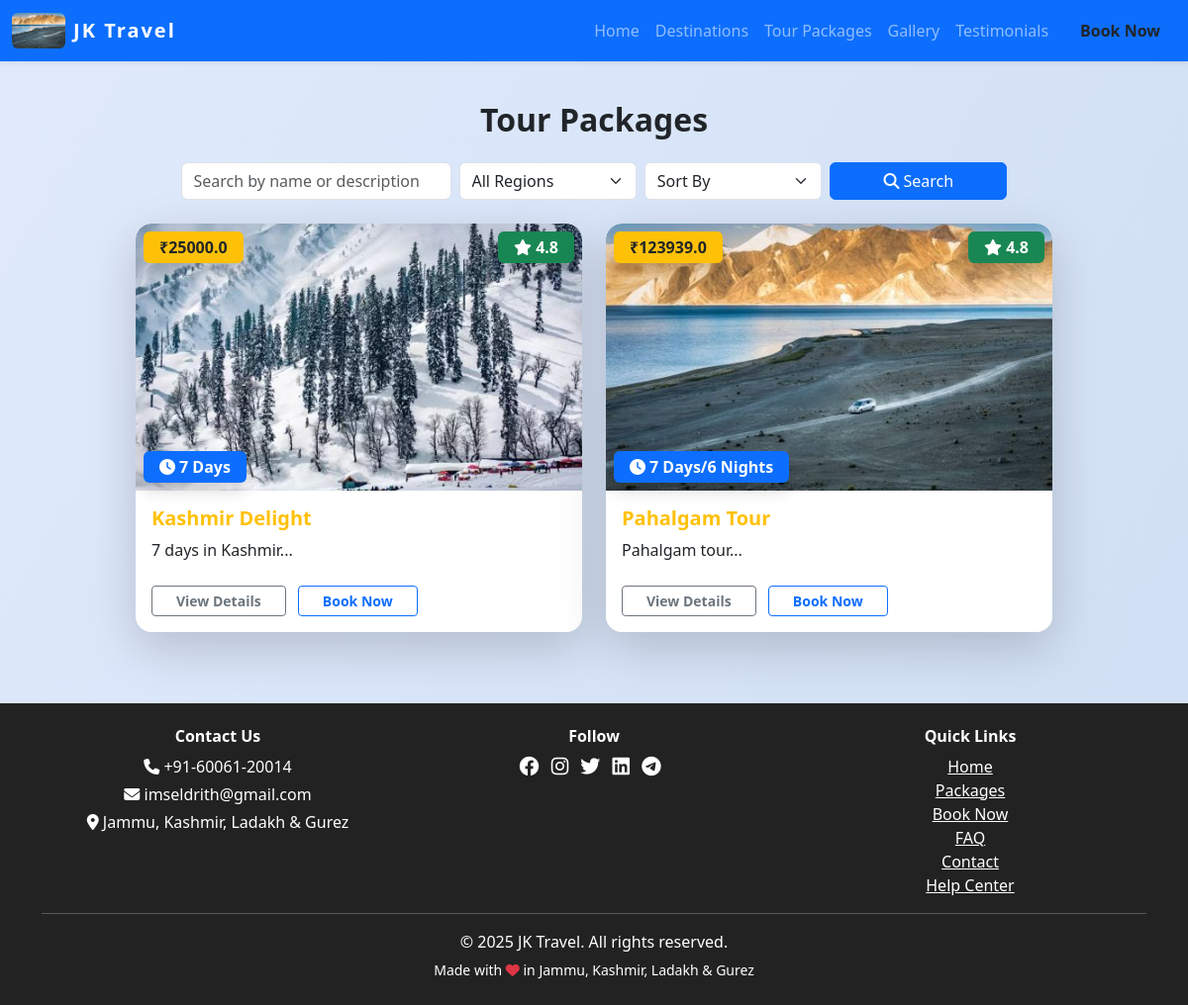
Page /packages on the committed database.
### models.py (models this page shows, shortened)
class SiteSettings(db.Model):
    id = db.Column(db.Integer, primary_key=True)
    site_name = db.Column(db.String(120), default='JKLG Travel')
    site_title = db.Column(db.String(200), default='JKLG Travel - Explore Jammu, Kashmir, Ladakh & Gurez')
    logo = db.Column(db.String(200))
    phone = db.Column(db.String(30), default='+91-12345-67890')
    email = db.Column(db.String(120), default='info@jklgtravel.com')
    address = db.Column(db.String(200), default='Jammu, Kashmir, Ladakh & Gurez')
    facebook = db.Column(db.String(120))  # Username only
    instagram = db.Column(db.String(120))  # Username only
    twitter = db.Column(db.String(120))  # Username only
    linkedin = db.Column(db.String(120))  # Username only
    youtube = db.Column(db.String(120))  # Channel/user ID only
    whatsapp = db.Column(db.String(30))  # Number only
    telegram = db.Column(db.String(120))  # Username only
    meta_description = db.Column(db.String(300))
    about = db.Column(db.Text)
    google_analytics_id = db.Column(db.String(32))
    show_facebook = db.Column(db.Boolean, default=True)
    show_instagram = db.Column(db.Boolean, default=True)
    show_twitter = db.Column(db.Boolean, default=True)
    show_linkedin = db.Column(db.Boolean, default=True)
    show_youtube = db.Column(db.Boolean, default=True)
    show_whatsapp = db.Column(db.Boolean, default=True)
    show_telegram = db.Column(db.Boolean, default=True)
    hero_title = db.Column(db.String(200), default='Discover Jammu, Kashmir, Ladakh & Gurez')
    hero_subtitle = db.Column(db.String(300), default='Unforgettable journeys, breathtaking landscapes, and curated experiences await you.')
    hero_bg_image = db.Column(db.String(200), default='hero_default.jpg')  # New field for background image
    hero_slides = db.Column(db.Text)  # JSON: [{"title":..., "subtitle":..., "image":..., "animation_title":..., "animation_subtitle":...}, ...]
    hero_slide_interval = db.Column(db.Integer, default=5)  # Interval in seconds for hero carousel

class TourPackage(db.Model):
    id = db.Column(db.Integer, primary_key=True)
    title = db.Column(db.String(120), nullable=False)
    description = db.Column(db.Text, nullable=False)
    price = db.Column(db.Float, nullable=False)
    duration = db.Column(db.String(50), nullable=False)
    image = db.Column(db.String(200))  # Add image field for upload
    places = db.relationship('Place', secondary='package_places', backref='packages')
    itinerary = db.Column(db.Text)
    accommodations = db.Column(db.Text)
    included = db.Column(db.Text)
    excluded = db.Column(db.Text)
    custom_destinations = db.Column(db.String(500))  # New field for manual destinations
    published = db.Column(db.Boolean, default=False)  # New field for published status

### views.py (the view)
@main.route('/packages')
def packages():
    page = request.args.get('page', 1, type=int)
    per_page = 6
    q = request.args.get('q', '').strip()
    region = request.args.get('region', '').strip()
    sort = request.args.get('sort', '')
    query = TourPackage.query
    if q:
        query = query.filter((TourPackage.title.ilike(f'%{q}%')) | (TourPackage.description.ilike(f'%{q}%')))
    if region:
        query = query.join(TourPackage.places).filter_by(region=region)
    if sort == 'price_asc':
        query = query.order_by(TourPackage.price.asc())
    elif sort == 'price_desc':
        query = query.order_by(TourPackage.price.desc())
    elif sort == 'duration_asc':
        query = query.order_by(TourPackage.duration.asc())
    elif sort == 'duration_desc':
        query = query.order_by(TourPackage.duration.desc())
    pagination = query.paginate(page=page, per_page=per_page, error_out=False)
    packages = pagination.items
    return render_template('packages.html', packages=packages, pagination=pagination)

### views.py (called while the page is built)
@main.context_processor
def inject_site_settings():
    settings = SiteSettings.query.first()
    return dict(site_settings=settings)

### templates/packages.html (shortened to what this page needs)
{% extends 'base.html' %}
{% block content %}
<h2 class="section-title text-center">Tour Packages</h2>
<form method="get" class="row g-2 mb-4 justify-content-center">
  <div class="col-md-3">
    <input type="text" class="form-control" name="q" placeholder="Search by name or description" value="{{ request.args.get('q', '') }}">
  </div>
  <div class="col-md-2">
    <select class="form-select" name="region">
      <option value="">All Regions</option>
    </select>
  </div>
  <div class="col-md-2">
    <select class="form-select" name="sort">
      <option value="">Sort By</option>
    </select>
  </div>
  <div class="col-md-2">
    <button class="btn btn-primary w-100" type="submit"><i class="fa fa-search me-1"></i>Search</button>
  </div>
</form>
<div class="row mb-5 justify-content-center">
    {% for package in packages %}
    <div class="col-md-5 mb-4 animate__animated animate__zoomIn">
        <div class="card h-100 border-0 shadow-lg position-relative package-card">
            <div class="position-relative">
                <img src="{{ url_for('static', filename='packages/' + package.image) if package.image else 'https://via.placeholder.com/600x400?text=Package' }}" class="card-img-top" alt="{{ package.title }}" style="height: 270px; object-fit: cover; border-radius: 1rem 1rem 0 0;">
                <span class="badge bg-warning text-dark position-absolute top-0 start-0 m-2 fs-6 px-3 py-2 shadow">₹{{ package.price }}</span>
                <span class="badge bg-primary position-absolute bottom-0 start-0 m-2 fs-6 px-3 py-2 shadow"><i class="fa fa-clock me-1"></i>{{ package.duration }}</span>
                <span class="badge bg-success position-absolute top-0 end-0 m-2 fs-6 px-3 py-2 shadow"><i class="fa fa-star"></i> {{ package.rating if package.rating else '4.8' }}</span>
            </div>
            <div class="card-body pt-3">
                <h5 class="card-title text-warning fw-bold mb-2">{{ package.title }}</h5>
                <p class="card-text mb-3">{{ package.description[:120] }}...</p>
                <a href="/packages/{{ package.id }}" class="btn btn-outline-secondary btn-sm mt-2 px-4 fw-bold me-2">View Details</a>
                <a href="/book?package={{ package.title|urlencode }}" class="btn btn-outline-primary btn-sm mt-2 px-4 fw-bold">Book Now</a>
            </div>
        </div>
    </div>
    {% endfor %}
</div>
{% endblock %}

### templates/base.html (shortened to what this page needs)
<!DOCTYPE html>
<html lang="en">
<head>
    <link rel="stylesheet" href="https://cdn.jsdelivr.net/npm/bootstrap@5.3.0/dist/css/bootstrap.min.css">
    <link rel="stylesheet" href="https://cdnjs.cloudflare.com/ajax/libs/font-awesome/6.4.0/css/all.min.css">
</head>
<body>
    <nav class="navbar navbar-expand-lg navbar-dark bg-primary shadow-sm">
        <div class="container-fluid">
            <a class="navbar-brand d-flex align-items-center gap-2" href="/">
                {% if site_settings and site_settings.logo %}
                    <img src="{{ url_for('static', filename='uploads/' ~ site_settings.logo) }}" alt="Logo" style="height:36px; width:auto; border-radius:6px;">
                {% else %}
                    <i class="fa fa-mountain-sun fa-lg"></i>
                {% endif %}
                {{ site_settings.site_name if site_settings and site_settings.site_name else 'JKLG Travel' }}
            </a>
            <div class="collapse navbar-collapse" id="navbarNav">
                <ul class="navbar-nav ms-auto">
                    <li class="nav-item"><a class="nav-link" href="/">Home</a></li>
                    <li class="nav-item"><a class="nav-link" href="/places">Destinations</a></li>
                    <li class="nav-item"><a class="nav-link" href="/packages">Tour Packages</a></li>
                    <li class="nav-item"><a class="nav-link" href="/gallery">Gallery</a></li>
                    <li class="nav-item"><a class="nav-link" href="/testimonials">Testimonials</a></li>
                    <li class="nav-item"><a class="nav-link btn btn-warning text-dark ms-2 px-3 fw-bold" href="/book">Book Now</a></li>
                </ul>
            </div>
        </div>
    </nav>
    <div class="container mt-4">
        {% block content %}{% endblock %}
    </div>
    <footer class="footer text-center mt-5">
        <div class="container">
            <div class="row mb-2">
                <div class="col-md-4 mb-2 mb-md-0">
                    <h6 class="fw-bold">Contact Us</h6>
                    <p class="mb-1"><i class="fa fa-phone"></i> {{ site_settings.phone if site_settings and site_settings.phone else '+91-12345-67890' }}</p>
                    <p class="mb-1"><i class="fa fa-envelope"></i> {{ site_settings.email if site_settings and site_settings.email else 'info@jklgtravel.com' }}</p>
                    <p class="mb-1"><i class="fa fa-map-marker-alt"></i> {{ site_settings.address if site_settings and site_settings.address else 'Jammu, Kashmir, Ladakh & Gurez' }}</p>
                </div>
                <div class="col-md-4 mb-2 mb-md-0">
                    <h6 class="fw-bold">Follow</h6>
                    {% if site_settings and site_settings.facebook and site_settings.show_facebook %}
                        <a href="https://facebook.com/{{ site_settings.facebook }}" class="me-2 text-white"><i class="fab fa-facebook fa-lg"></i></a>
                    {% endif %}
                    {% if site_settings and site_settings.instagram and site_settings.show_instagram %}
                        <a href="https://instagram.com/{{ site_settings.instagram }}" class="me-2 text-white"><i class="fab fa-instagram fa-lg"></i></a>
                    {% endif %}
                    {% if site_settings and site_settings.twitter and site_settings.show_twitter %}
                        <a href="https://x.com/{{ site_settings.twitter }}" class="me-2 text-white"><i class="fab fa-twitter fa-lg"></i></a>
                    {% endif %}
                    {% if site_settings and site_settings.linkedin and site_settings.show_linkedin %}
                        <a href="https://linkedin.com/in/{{ site_settings.linkedin }}" class="me-2 text-white"><i class="fab fa-linkedin fa-lg"></i></a>
                    {% endif %}
                    {% if site_settings and site_settings.telegram and site_settings.show_telegram %}
                        <a href="https://t.me/{{ site_settings.telegram }}" class="me-2 text-white"><i class="fab fa-telegram fa-lg"></i></a>
                    {% endif %}
                </div>
                <div class="col-md-4">
                    <h6 class="fw-bold">Quick Links</h6>
                    <a href="/" class="d-block text-white">Home</a>
                    <a href="/packages" class="d-block text-white">Packages</a>
                    <a href="/book" class="d-block text-white">Book Now</a>
                    <a href="/faq" class="d-block text-white">FAQ</a>
                    <a href="/contact" class="d-block text-white">Contact</a>
                    <a href="/help" class="d-block text-white">Help Center</a>
                </div>
            </div>
            <hr class="bg-light">
            <p class="mb-1">&copy; {{ 2025 }} {{ site_settings.site_name if site_settings and site_settings.site_name else 'JKLG Travel Agency' }}. All rights reserved.</p>
            <small>Made with <i class="fa fa-heart text-danger"></i> in Jammu, Kashmir, Ladakh & Gurez</small>
        </div>
    </footer>
</body>
</html>

### templates/base.html (style rules this page uses)
body { background: linear-gradient(120deg, #e0eafc, #cfdef3 100%); min-height: 100vh; }
.navbar-brand { font-weight: bold; letter-spacing: 2px; }
.section-title { margin-top: 40px; margin-bottom: 24px; font-weight: 700; }
.card { box-shadow: 0 2px 12px rgba(0,0,0,0.07); border: none; }
.footer { background: #222; color: #fff; padding: 24px 0; margin-top: 48px; }
.footer a { color: #fff; text-decoration: underline; }

### templates/packages.html (style rules this page uses)
.package-card { border-radius: 1rem; overflow: hidden; transition: transform 0.2s, box-shadow 0.2s; }

### rows in the picture
SiteSettings: logo (picture), site_name "JK Travel", phone "+91-60061-20014", email "imseldrith@gmail.com", address "Jammu, Kashmir, Ladakh & Gurez"
TourPackage: image (picture), price "25000.0", duration "7 Days", rating "4.8", title "Kashmir Delight", description "7 days in Kashmir"
TourPackage: image (picture), price "123939.0", duration "7 Days/6 Nights", rating "4.8", title "Pahalgam Tour", description "Pahalgam tour"

### other values in the picture
{{ 2025 }} "2025"
